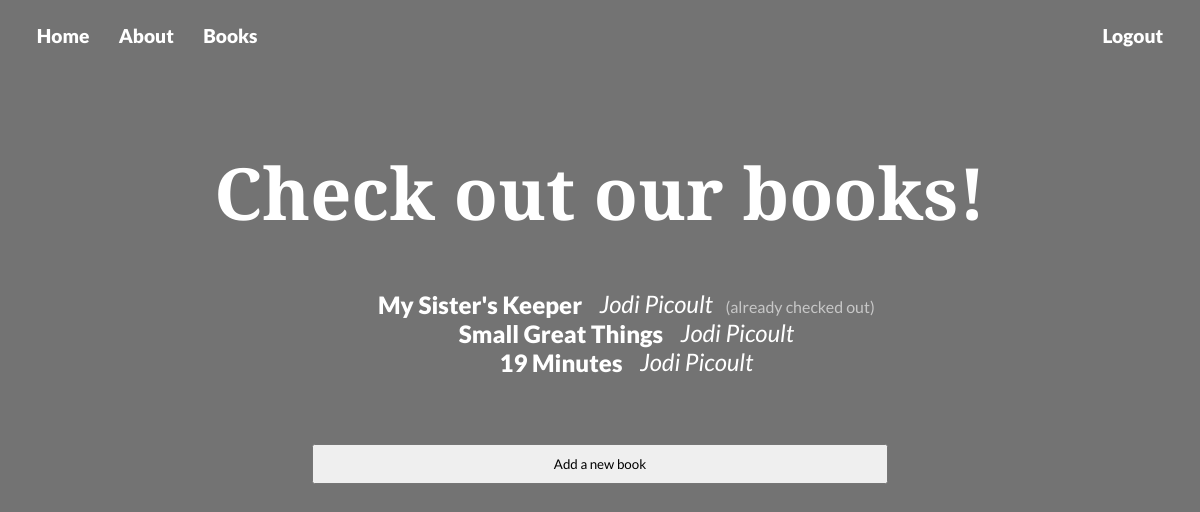
/books/ (signed in), run on an earlier commit of the app's database.
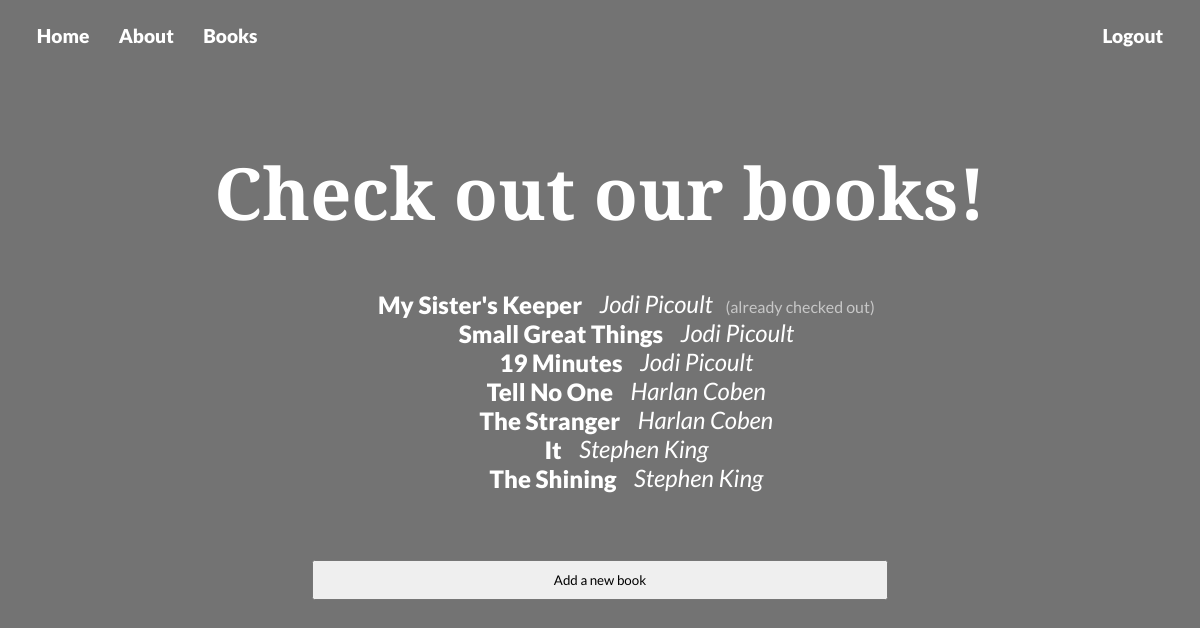
And on a later commit of the database.
### library/models.py (models this page shows, shortened)
class Book(models.Model):
    title = models.CharField(max_length=50)
    author = models.ForeignKey(Author, on_delete=models.SET_NULL, null=True)
    borrower = models.ForeignKey(User, on_delete=models.SET_NULL, null=True)

class Author(models.Model):
    name = models.CharField(max_length=50)

### library/views.py (the view)
# urls.py: path('books/', views.books, name='library-books'),
@login_required
def books(request):
    data = { 'booklist': Book.objects.all() }
    return render(request, 'books.html', data)

### library/templates/books.html
{% extends "base.html" %}
{% block content %}
    <h1>Check out our books!</h1>
    <ul id="books-container">
        {% for book in booklist %}
            <li>
                <a href="{% url 'library-show' book_id=book.id %}">
                    {{ book.title }}
                </a>
                <span style="font-style: italic;">{{ book.author.name }}</span>
                {% if book.borrower %} <span class="helptext">(already checked out)</span> {% endif %}
            </li>
        {% endfor %}
    </ul>
    <a href="{% url 'books-create' %}"> <button>Add a new book</button></a>
{% endblock content %}

### library/templates/base.html (shortened to what this page needs)
{% load static %}
<!DOCTYPE html>
<html lang="en">
<head>
    <link rel="stylesheet" href="{% static 'css/main.css' %}">
</head>
<body>
    <nav>
        <div class="main-nav">
            <a href="{% url 'library-home' %}">Home</a>
            <a href="{% url 'library-about' %}">About</a>
            <a href="{% url 'library-books' %}">Books</a>
        </div>
        <div class="auth-nav">
            {% if user.is_authenticated %}
                <a href="{% url 'logout' %}">Logout</a>
            {% else %}
                <a href="{% url 'login' %}">Login</a>
                <a href="{% url 'register' %}">Register</a>
            {% endif %}
        </div>
    </nav>
    <main>
        {% block content %}
        {% endblock content %}
    </main>
</body>
</html>

### library/static/css/main.css (style rules this page uses)
:root { --primary-font: "Lato", sans-serif; --header-font: 'Playfair Display', serif; }
* { box-sizing: border-box; }
html, body { margin: 0; }
body { font-family: var(--primary-font); color: white !important; text-align: center; font-size: 1.5rem; background: linear-gradient( rgba(0,0,0, 0.55), rgba(0,0,0, 0.55) ), url("../images/background.jpg"); background-size: cover }
h1 { font-family: var(--header-font); font-size: 4.5rem; text-align: center; }
nav { width: 100vw; padding: 1.5rem; display: flex; justify-content: space-between; font-size: 1.2rem; }
a { cursor: pointer; text-decoration: none; color: white !important; padding: 0.8rem; font-weight: 800; }
main { padding: 1.5rem; }
ul li { list-style: none; }
input, button { display: flex; padding: 10px 0; font-family: var(--primary-font); width: 50%; text-align: center; display: flex; align-items: center; justify-content: center; margin: 0 auto; margin-top: 15px; }
.helptext, form > ul { opacity: 0.6; font-size: 1rem; padding-left: 0.5rem; }

What changed in the data, as far as the page shows it:
added Book: title "Tell No One", author.name "Harlan Coben"
added Book: title "The Stranger", author.name "Harlan Coben"
added Book: title "It", author.name "Stephen King"
added Book: title "The Shining", author.name "Stephen King"
